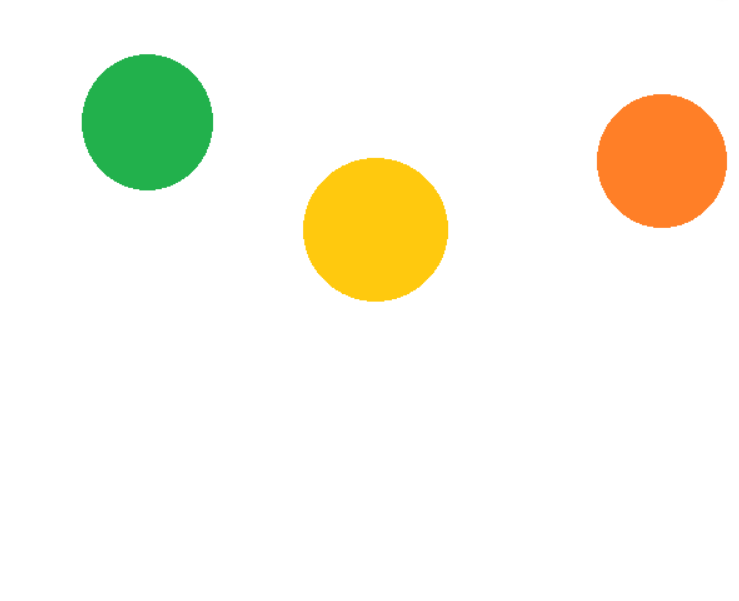
#> input picture 03 Image Processing/img/0313.png, 739 x 601 px
$ python '03.13 ColorDetection.py'
#> lines starting #> are read from the running program, lines starting #| are printed output that depends on the picture; after the words box and inside, x2 and y2 are one past the last pixel; in counts of white or black regions, pixels touching at a corner belong together
import cv2
import numpy as np

img = cv2.imread("img/0313.png")
#> img is the input picture: shape (601, 739, 3); mean B, G, R 233.9, 246.6, 248
hsv_img = cv2.cvtColor(img, cv2.COLOR_BGR2HSV)
#> hsv_img: shape (601, 739, 3); mean H, S, V 3.5, 22, 252.5
cv2.imshow("HSV Image", hsv_img)
lower_green = np.array([34, 177, 76])
upper_green = np.array([255, 255, 255])
masking = cv2.inRange(hsv_img, lower_green, upper_green)
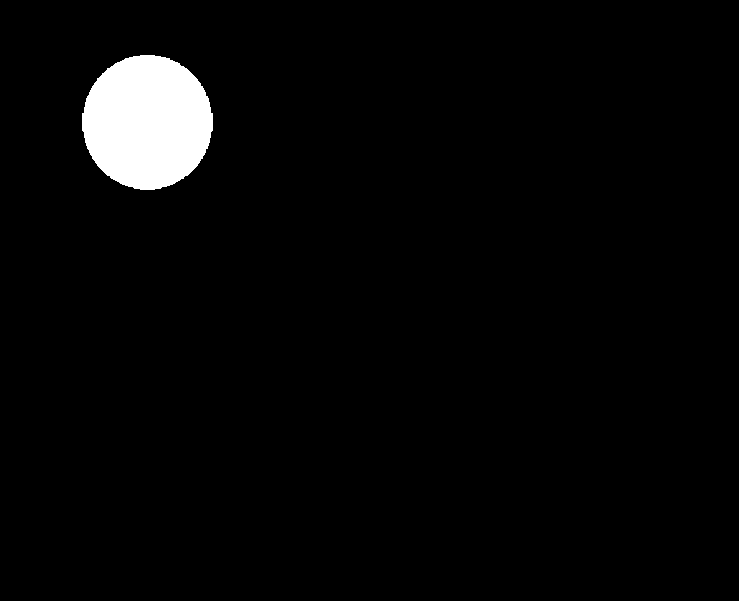
#> masking: shape (601, 739); 3.1% white; 1 white region, box (x1, y1, x2, y2) and area: (82, 55, 213, 190) 13782
cv2.imshow("Original Image", img)
cv2.imshow("Green Color detection", masking)
cv2.waitKey(0)
